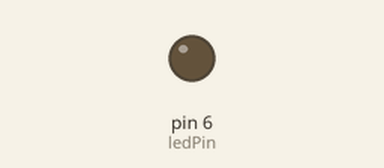
The sketch below on a simulated Arduino Uno, built with avr-gcc and run on an emulated ATmega328P. Shown: output pins drawn as LEDs (lit = HIGH).

Above: at 0.15 s.
At 6.15 s:
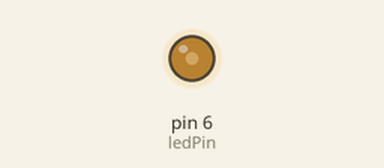
At 18.75 s:
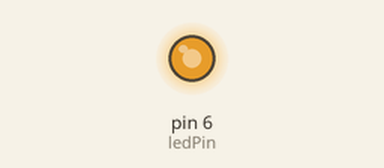
At 39.75 s:
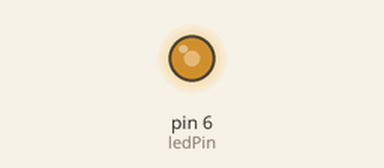
Timing chart, 0 to 40.0 s (numbered marks = the images above):
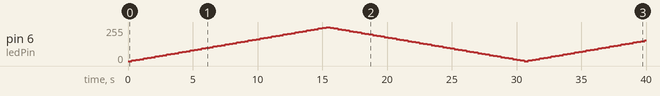

Measured:
- by itself, pin 6 (ledPin): 0/255 → 5/255 at 0.30 s, → 10/255 0.30 s later, → 15/255 0.30 s later, → 20/255 0.30 s later, … (133 changes in this stretch)

The sketch:

ADC_ThayDoSangLed.ino
```cpp
#include <Arduino.h>
int ledPin = 6;
int DoSang = 0;
int BuocSang = 5;
void setup()
{
  pinMode(ledPin,OUTPUT);
}
void loop()
{
  analogWrite(ledPin,DoSang);
  DoSang = DoSang + BuocSang;
  if(DoSang==0||DoSang==255)
  {
    BuocSang = -BuocSang;
  }
  delay(300);
}
```
